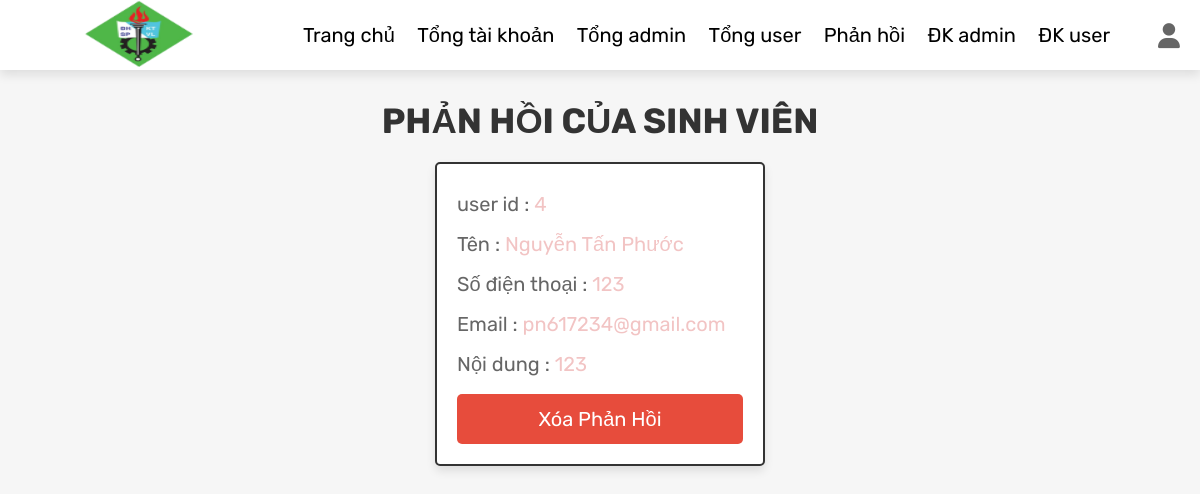
Page /admin_contacts.php (signed in) on the committed database.
### tables this page shows
CREATE TABLE `message` (
  `id` int(100) NOT NULL,
  `user_id` int(11) NOT NULL,
  `tensv` varchar(100) NOT NULL,
  `email` varchar(100) NOT NULL,
  `number` varchar(12) NOT NULL,
  `message` varchar(500) NOT NULL
);

### admin_contacts.php (the view, shortened to what this page needs)
<?php
@include 'config.php';
?>
<!DOCTYPE html>
<html lang="en">
<head>
   <link rel="stylesheet" href="https://cdnjs.cloudflare.com/ajax/libs/font-awesome/6.1.1/css/all.min.css">
   <link rel="stylesheet" href="css/admin_style.css">
</head>
<body>
<?php include 'admin_header.php'; ?>
<section class="messages">
   <h1 class="title">Phản hồi của sinh viên</h1>
   <div class="box-container">
   <?php
      $select_message = $conn->prepare("SELECT * FROM `message`");
      $select_message->execute();
      if($select_message->rowCount() > 0){
         while($fetch_message = $select_message->fetch(PDO::FETCH_ASSOC)){
   ?>
   <div class="box">
      <p> user id  : <span><?= $fetch_message['user_id']; ?></span> </p>
      <p> Tên : <span><?= $fetch_message['tensv']; ?></span> </p>
      <p> Số điện thoại : <span><?= $fetch_message['number']; ?></span> </p>
      <p> Email : <span><?= $fetch_message['email']; ?></span> </p>
      <p> Nội dung : <span><?= $fetch_message['message']; ?></span> </p>
      <a href="admin_contacts.php?delete=<?= $fetch_message['id']; ?>" onclick="return confirm('Xóa tin nhắn này?');" class="delete-btn">Xóa phản hồi</a>
   </div>
   <?php
         }
      }else{
         echo '<p class="empty">Bạn không có phản hồi nào!</p>';
      }
   ?>
   </div>
</section>
</body>
</html>

### css/admin_style.css (style rules this page uses)
.messages .box-container { display: grid; grid-template-columns: repeat(auto-fit, 33rem); gap:1.5rem; align-items: flex-start; justify-content:center; }
.messages .box-container .box { border:var(--border); box-shadow: var(--box-shadow); background-color: var(--white); border-radius: .5rem; padding:2rem; }
.messages .box-container .box p { line-height: 1.5; padding:.5rem 0; font-size: 2rem; color:var(--light-color); }
.messages .box-container .box p span { color:var(--pink); }

### css/components.css (style rules this page uses)
:root { --pink:#f2c4c4; --orange:#FF9900; --purble:#e1c7c5; --green:#00ff00; --red:#e74c3c; --black:#333; --light-color:#666; --white:#fff; --light-bg:#f6f6f6; --border:.2rem solid var(--black); --box-shadow:0 .5rem 1rem rgba(0,0,0,.1); }
* { font-family: 'Rubik', sans-serif; margin:0; padding:0; box-sizing: border-box; outline: none; border:none; text-decoration: none; }
body { background-color: var(--light-bg); }
html { font-size: 62.5%; overflow-x: hidden; scroll-behavior: smooth; scroll-padding-top: 6.5rem; }
section { padding:3rem 2rem; max-width: 1200px; margin:0 auto; }
.btn, .delete-btn, .option-btn { display: block; width: 100%; margin-top: 1rem; border-radius: .5rem; color:var(--white); font-size: 2rem; padding:1.3rem 3rem; text-transform: capitalize; cursor: pointer; text-align: center; }
.delete-btn { background-color: var(--red); }
.title { text-align: center; margin-bottom: 2rem; text-transform: uppercase; color:var(--black); font-size: 3.5rem; }

### rows in the picture
message: user "4", tensv "Nguyễn Tấn Phước", number "123", email "pn617234@gmail.com", message "123"
